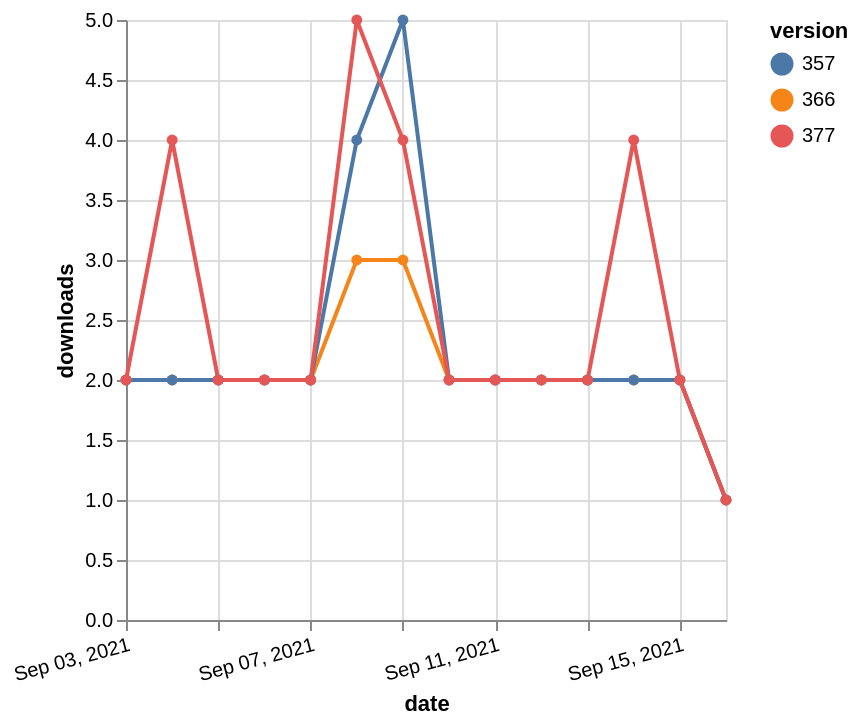

Write the Vega-Lite specification saved for this chart.
### Vega-Lite specification from a JSON file in a GitHub repository (floating-point values rounded to 4 significant figures)
{"$schema": "https://vega.github.io/schema/vega-lite/v5.json", "description": "A simple bar chart with embedded data.", "data": {"values": [{"date": "2021-09-03", "total": 2259, "delta": 2, "version": "366"}, {"date": "2021-09-04", "total": 2261, "delta": 2, "version": "366"}, {"date": "2021-09-05", "total": 2263, "delta": 2, "version": "366"}, {"date": "2021-09-06", "total": 2265, "delta": 2, "version": "366"}, {"date": "2021-09-07", "total": 2267, "delta": 2, "version": "366"}, {"date": "2021-09-08", "total": 2270, "delta": 3, "version": "366"}, {"date": "2021-09-09", "total": 2273, "delta": 3, "version": "366"}, {"date": "2021-09-10", "total": 2275, "delta": 2, "version": "366"}, {"date": "2021-09-11", "total": 2277, "delta": 2, "version": "366"}, {"date": "2021-09-12", "total": 2279, "delta": 2, "version": "366"}, {"date": "2021-09-13", "total": 2281, "delta": 2, "version": "366"}, {"date": "2021-09-14", "total": 2283, "delta": 2, "version": "366"}, {"date": "2021-09-15", "total": 2285, "delta": 2, "version": "366"}, {"date": "2021-09-16", "total": 2286, "delta": 1, "version": "366"}, {"date": "2021-09-03", "total": 2778, "delta": 2, "version": "357"}, {"date": "2021-09-04", "total": 2780, "delta": 2, "version": "357"}, {"date": "2021-09-05", "total": 2782, "delta": 2, "version": "357"}, {"date": "2021-09-06", "total": 2784, "delta": 2, "version": "357"}, {"date": "2021-09-07", "total": 2786, "delta": 2, "version": "357"}, {"date": "2021-09-08", "total": 2790, "delta": 4, "version": "357"}, {"date": "2021-09-09", "total": 2795, "delta": 5, "version": "357"}, {"date": "2021-09-10", "total": 2797, "delta": 2, "version": "357"}, {"date": "2021-09-11", "total": 2799, "delta": 2, "version": "357"}, {"date": "2021-09-12", "total": 2801, "delta": 2, "version": "357"}, {"date": "2021-09-13", "total": 2803, "delta": 2, "version": "357"}, {"date": "2021-09-14", "total": 2805, "delta": 2, "version": "357"}, {"date": "2021-09-15", "total": 2807, "delta": 2, "version": "357"}, {"date": "2021-09-16", "total": 2808, "delta": 1, "version": "357"}, {"date": "2021-09-03", "total": 2073, "delta": 2, "version": "377"}, {"date": "2021-09-04", "total": 2077, "delta": 4, "version": "377"}, {"date": "2021-09-05", "total": 2079, "delta": 2, "version": "377"}, {"date": "2021-09-06", "total": 2081, "delta": 2, "version": "377"}, {"date": "2021-09-07", "total": 2083, "delta": 2, "version": "377"}, {"date": "2021-09-08", "total": 2088, "delta": 5, "version": "377"}, {"date": "2021-09-09", "total": 2092, "delta": 4, "version": "377"}, {"date": "2021-09-10", "total": 2094, "delta": 2, "version": "377"}, {"date": "2021-09-11", "total": 2096, "delta": 2, "version": "377"}, {"date": "2021-09-12", "total": 2098, "delta": 2, "version": "377"}, {"date": "2021-09-13", "total": 2100, "delta": 2, "version": "377"}, {"date": "2021-09-14", "total": 2104, "delta": 4, "version": "377"}, {"date": "2021-09-15", "total": 2106, "delta": 2, "version": "377"}, {"date": "2021-09-16", "total": 2107, "delta": 1, "version": "377"}]}, "width": "container", "mark": {"type": "line", "point": {"filled": true}}, "encoding": {"x": {"field": "date", "type": "temporal", "timeUnit": "yearmonthdate", "title": "date", "axis": {"labelAngle": -15}}, "y": {"field": "delta", "type": "quantitative", "title": "downloads"}, "color": {"field": "version", "type": "nominal"}, "tooltip": {"field": "delta"}}}
